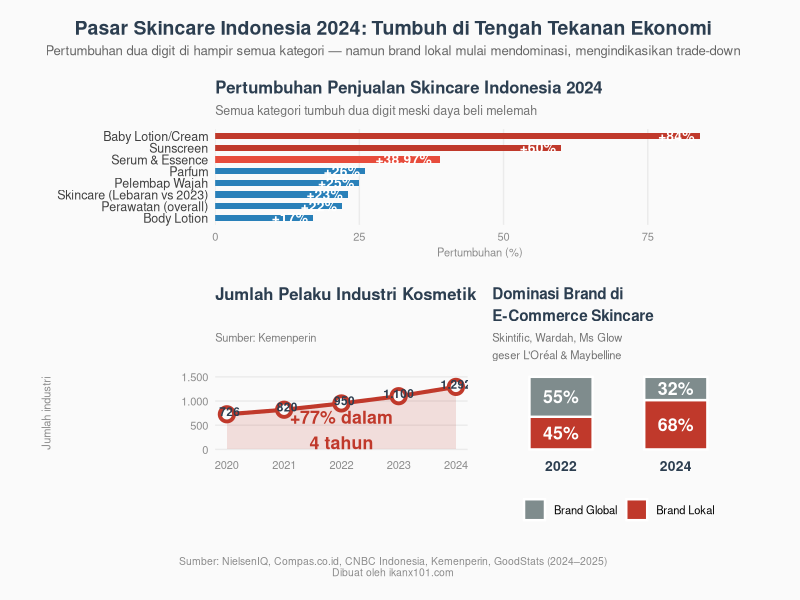

Here is the R script that generated this plot:
library(ggplot2)
library(dplyr)
library(patchwork)

# ── Palette konsisten ─────────────────────────────────────────────────────────
red_hi  <- "#C0392B"
red_mid <- "#E74C3C"
navy    <- "#2C3E50"
blue    <- "#2980B9"
grey_l  <- "#BDC3C7"
bg      <- "#FAFAFA"

# ══════════════════════════════════════════════════════════════════════════════
# PANEL A — Pertumbuhan per kategori produk (lollipop chart)
# ══════════════════════════════════════════════════════════════════════════════
growth <- data.frame(
  kategori = c(
    "Baby Lotion/Cream", "Sunscreen", "Serum & Essence",
    "Parfum", "Pelembap Wajah", "Skincare (Lebaran vs 2023)",
    "Perawatan (overall)", "Body Lotion"
  ),
  pct = c(84, 60, 38.97, 26, 25, 23, 22, 17),
  stringsAsFactors = FALSE
) %>%
  arrange(pct) %>%
  mutate(
    kategori = factor(kategori, levels = kategori),
    warna    = case_when(
      pct >= 50 ~ red_hi,
      pct >= 30 ~ red_mid,
      TRUE      ~ blue
    ),
    label = paste0("+", pct, "%")
  )

pa <- ggplot(growth, aes(x = pct, y = kategori)) +
  # batang solid
  geom_col(aes(fill = warna), width = 0.55) +
  # angka di ujung kanan bar (putih, di dalam)
  geom_text(aes(label = label),
            hjust = 1.15, size = 3.5, fontface = "bold", color = "white") +
  scale_fill_identity() +
  scale_x_continuous(limits = c(0, 90), expand = expansion(mult = c(0, 0.02))) +
  labs(
    title    = "Pertumbuhan Penjualan Skincare Indonesia 2024",
    subtitle = "Semua kategori tumbuh dua digit meski daya beli melemah",
    x = "Pertumbuhan (%)", y = NULL
  ) +
  theme_minimal(base_family = "sans") +
  theme(
    plot.title      = element_text(size = 12, face = "bold",   color = navy,   hjust = 0),
    plot.subtitle   = element_text(size = 9,  color = "grey45", hjust = 0,
                                   margin = margin(b = 8)),
    axis.text.y     = element_text(size = 9, color = "grey25"),
    axis.text.x     = element_text(size = 8, color = "grey55"),
    axis.title.x    = element_text(size = 8, color = "grey55"),
    panel.grid.major.y = element_blank(),
    panel.grid.major.x = element_line(color = "grey92"),
    panel.grid.minor   = element_blank(),
    plot.background    = element_rect(fill = bg, color = NA),
    plot.margin        = margin(10, 20, 10, 10)
  )

# ══════════════════════════════════════════════════════════════════════════════
# PANEL B — Pertumbuhan jumlah pemain industri kosmetik
# ══════════════════════════════════════════════════════════════════════════════
pemain <- data.frame(
  tahun  = c(2020, 2021, 2022, 2023, 2024),
  jumlah = c(726, 820, 950, 1100, 1292)
)

pb <- ggplot(pemain, aes(x = tahun, y = jumlah)) +
  geom_area(fill = red_hi, alpha = 0.15) +
  geom_line(color = red_hi, linewidth = 1.4) +
  geom_point(color = red_hi, size = 3.5, fill = bg, shape = 21, stroke = 2) +
  geom_text(aes(label = format(jumlah, big.mark = ".")),
            nudge_y = 55, size = 3, color = navy, fontface = "bold") +
  annotate("text", x = 2022, y = 400,
           label = "+77% dalam\n4 tahun",
           size = 4.5, fontface = "bold", color = red_hi, lineheight = 1.2) +
  scale_x_continuous(breaks = 2020:2024) +
  scale_y_continuous(limits = c(0, 1500),
                     labels = scales::comma_format(big.mark = ".")) +
  labs(
    title    = "Jumlah Pelaku Industri Kosmetik",
    subtitle = "Sumber: Kemenperin",
    x = NULL, y = "Jumlah industri"
  ) +
  theme_minimal(base_family = "sans") +
  theme(
    plot.title    = element_text(size = 12, face = "bold", color = navy),
    plot.subtitle = element_text(size = 8, color = "grey50",
                                 margin = margin(b = 8)),
    axis.text     = element_text(size = 8, color = "grey55"),
    axis.title.y  = element_text(size = 8, color = "grey55"),
    panel.grid.minor   = element_blank(),
    panel.grid.major.x = element_blank(),
    plot.background    = element_rect(fill = bg, color = NA),
    plot.margin        = margin(10, 10, 10, 10)
  )

# ══════════════════════════════════════════════════════════════════════════════
# PANEL C — Dominasi brand lokal vs global (bar horizontal)
# ══════════════════════════════════════════════════════════════════════════════
brand_df <- data.frame(
  tahun = rep(c("2022", "2024"), each = 2),
  tipe  = rep(c("Brand Lokal", "Brand Global"), 2),
  pct   = c(45, 55, 68, 32)
)
brand_df$tahun <- factor(brand_df$tahun, levels = c("2022", "2024"))
brand_df$tipe  <- factor(brand_df$tipe,  levels = c("Brand Global", "Brand Lokal"))

pc <- ggplot(brand_df, aes(x = tahun, y = pct, fill = tipe)) +
  geom_col(width = 0.55, color = "white", linewidth = 0.8) +
  geom_text(aes(label = paste0(pct, "%")),
            position = position_stack(vjust = 0.5),
            size = 4.5, fontface = "bold", color = "white") +
  scale_fill_manual(values = c("Brand Lokal" = red_hi,
                               "Brand Global" = "#7F8C8D"),
                    name = NULL) +
  scale_y_continuous(labels = function(x) paste0(x, "%")) +
  labs(
    title    = "Dominasi Brand di\nE-Commerce Skincare",
    subtitle = "Skintific, Wardah, Ms Glow\ngeser L'Oréal & Maybelline",
    x = NULL, y = NULL
  ) +
  theme_minimal(base_family = "sans") +
  theme(
    plot.title      = element_text(size = 11, face = "bold", color = navy,
                                   lineheight = 1.2),
    plot.subtitle   = element_text(size = 8, color = "grey45",
                                   lineheight = 1.3, margin = margin(b = 8)),
    axis.text.x     = element_text(size = 10, face = "bold", color = navy),
    axis.text.y     = element_blank(),
    panel.grid      = element_blank(),
    legend.position = "bottom",
    legend.text     = element_text(size = 8),
    plot.background = element_rect(fill = bg, color = NA),
    plot.margin     = margin(10, 10, 10, 5)
  )

# ══════════════════════════════════════════════════════════════════════════════
# GABUNG SEMUA PANEL
# ══════════════════════════════════════════════════════════════════════════════
layout <- "
AA
BC
"

final <- (pa + pb + pc) +
  plot_layout(design = layout, widths = c(1, 1), heights = c(1.2, 1)) +
  plot_annotation(
    title   = "Pasar Skincare Indonesia 2024: Tumbuh di Tengah Tekanan Ekonomi",
    subtitle = "Pertumbuhan dua digit di hampir semua kategori — namun brand lokal mulai mendominasi, mengindikasikan trade-down",
    caption  = "Sumber: NielsenIQ, Compas.co.id, CNBC Indonesia, Kemenperin, GoodStats (2024–2025)\nDibuat oleh ikanx101.com",
    theme = theme(
      plot.title      = element_text(size = 14, face = "bold", color = navy,
                                     hjust = 0.5, margin = margin(b = 4)),
      plot.subtitle   = element_text(size = 9.5, color = "grey40",
                                     hjust = 0.5, lineheight = 1.4,
                                     margin = margin(b = 6)),
      plot.caption    = element_text(size = 7.5, color = "grey55",
                                     hjust = 0.5, margin = margin(t = 10)),
      plot.background = element_rect(fill = bg, color = NA),
      plot.margin     = margin(15, 20, 15, 20)
    )
  )

ggsave(
  "/home/ikanx101/Documents/penelitian/viz_skincare_indonesia.png",
  final, width = 14, height = 10, dpi = 200, bg = bg
)
message("Chart 1 selesai: viz_skincare_indonesia.png")
